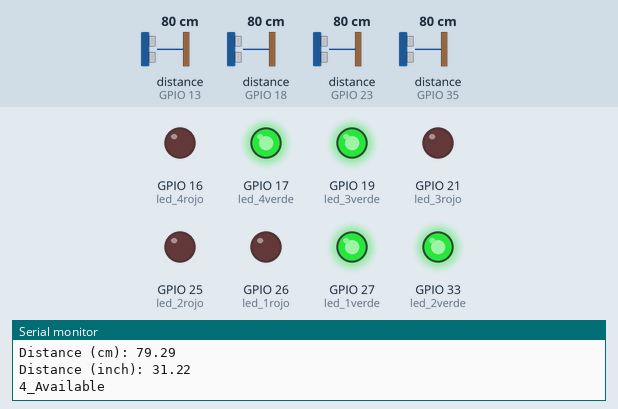
Recording of a sketch running on a simulated ESP32. Shown: output pins drawn as LEDs (lit = HIGH), the last lines printed to the serial monitor. Wiring (inferred from the names in the program): 4 × ultrasonic range finder: trigger GPIO 5, echo GPIO 18 / trigger GPIO 14, echo GPIO 13 / trigger GPIO 22, echo GPIO 23 / trigger GPIO 32, echo GPIO 35. The test bench sets the inputs (shaded band); at power-on: distance to the obstacle (sensors on GPIO 13, GPIO 18, GPIO 23, GPIO 35) 80 cm. The echo pulse lasts 58.3 µs per cm; WiFi joins after 1.5 s; servers stay silent unless stated; pins used as bus, display or sensor lines are not drawn.

Above: at 2.7 s.
2.8 s: distance to the obstacle (sensor on GPIO 13) set to 12 cm
5.0 s: distance to the obstacle (sensor on GPIO 13) set to 9 cm
At 7.6 s:
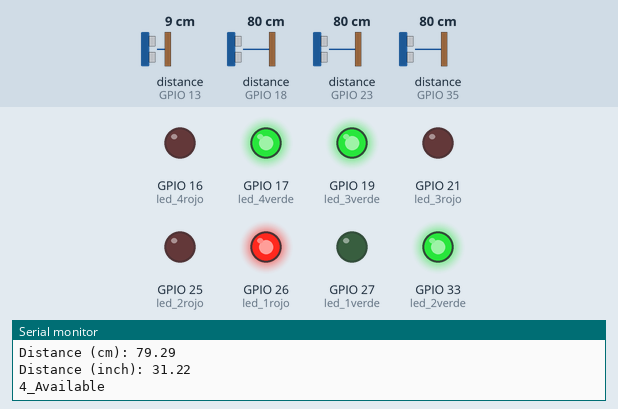
8.0 s: distance to the obstacle (sensor on GPIO 18) set to 12 cm
10.2 s: distance to the obstacle (sensor on GPIO 18) set to 9 cm
At 12.9 s:
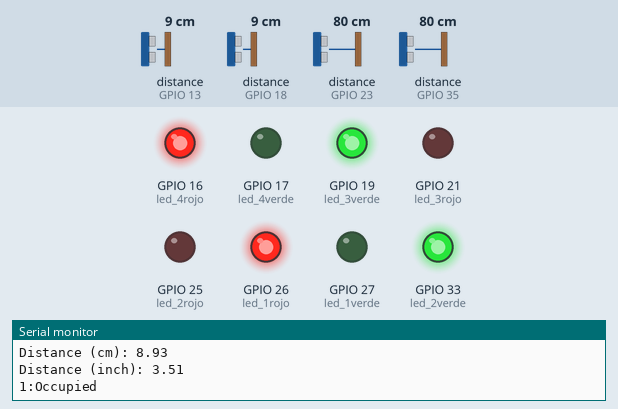
13.3 s: distance to the obstacle (sensor on GPIO 23) set to 12 cm
16.0 s: distance to the obstacle (sensor on GPIO 23) set to 9 cm
At 17.1 s:
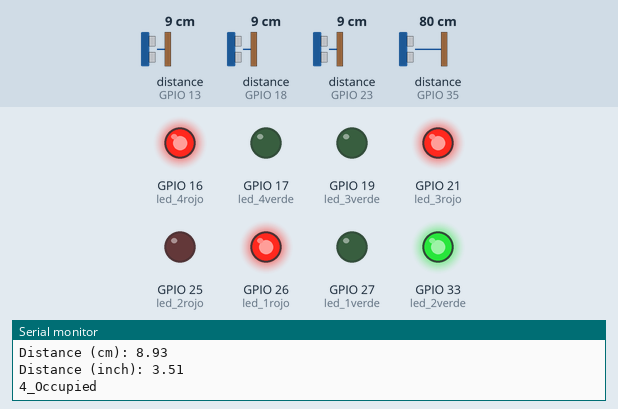
Timing chart, 0 to 19.0 s (numbered marks = the images above; inputs shaded):
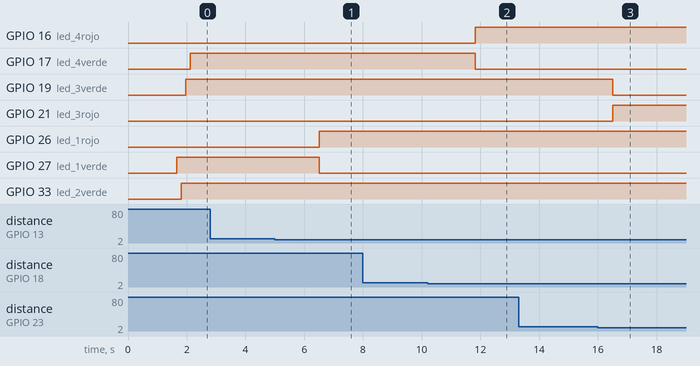

Measured:
- the behaviour switches between 11 and 10 cm on distance to the obstacle (sensor on GPIO 13) (found by bisection; images 0 and 1)
- the behaviour switches between 11 and 10 cm on distance to the obstacle (sensor on GPIO 18) (found by bisection; images 1 and 2)
- the behaviour switches between 11 and 10 cm on distance to the obstacle (sensor on GPIO 23) (found by bisection; images 2 and 3)
- after the input at 5.0 s, GPIO 26 (led_1rojo): LOW → HIGH after 1.5 s; GPIO 27 (led_1verde): HIGH → LOW after 1.5 s
- after the input at 10.2 s, GPIO 16 (led_4rojo): LOW → HIGH after 1.6 s; GPIO 17 (led_4verde): HIGH → LOW after 1.6 s
- after the input at 16.0 s, GPIO 19 (led_3verde): HIGH → LOW after 0.50 s; GPIO 21 (led_3rojo): LOW → HIGH after 0.50 s

The sketch:

espacios_parqueo2.ino
```cpp
#include "FirebaseESP32.h"

//#include <ESP8266WiFi.h>   //node mcu
//#include <WiFi.h>

//#include "time.h"


//Firebase settings
 #define project "parkiate-ki-default-rtdb.firebaseio.com"
#define secret "zofO8ckeIRWjFSqMT92wgNcPCUgXfkyyICunMnKH"

#define ssid "Le Sserafim"
#define password "579!!Oo296"


FirebaseData data_park;

//para el timestamp

//const char* ntpServer = "pool.ntp.org";

//const long  gmtOffset_sec = 21600;
//const int   daylightOffset_sec = 3600;


//Espacio1
const int trigPin1 = 14;
const int echoPin1 = 13;
const int led_1verde= 27;
const int led_1rojo = 26;


//Espacio2

const int trigPin2 = 32;
const int echoPin2 = 35;
const int led_2verde= 33;
const int led_2rojo = 25;


const int trigPin4= 5;
const int echoPin4 = 18;
const int led_4verde= 17;
const int led_4rojo = 16;


const int trigPin3 = 22;
const int echoPin3 = 23;
const int led_3verde= 19;
const int led_3rojo = 21;


/*
const int trigPin5= 26;
const int echoPin5 = 27;
const int led_5verde= 17;
const int led_5rojo = 16;
*/
/*

{

        "-N-z1WyD84Z1_hHh4nkQ": {

        },
        "-N02aeTREkypDcfEQ8Ch": {

        },
        "-N02alg3lI1WRKBLKyWt": {

        },
        "-N02bNZNPsszn9wekk32": {

        },
        "-N02bSTo1QKk2_q4nAl5": {

        }
    }
}


*/


//Peticion /Parking_Status/id_parqueo/id_slot/estado
//Ejemplo:/Parking_Status/-Mq73KmXyn-fx7tlnIQn/-N-t_vx07IoxzsBpIURf/estado


//Id del parqueo

const String id_parqueo="-Mq73KmXyn-fx7tlnIQn";


// Id de los slots

String id1= "-N3jbyztY7Oj5jN2n2VH";

String id2="-N44V9outt8hMouQmcE0";

String id3 = "-N44VCx6q9VhFqdxawOW";

String id4= "-N44VD-b5Q8RrI-efoHd";

String id5= "-N3jbyztY7Oj5jN2n2VH";

// Rutas para cambiar el valor   : /Parking_Status/parqueo1/p1

String doc1= "/Parking_Status/"+id_parqueo+"/"+id1+"/estado";

String doc2= "/Parking_Status/"+id_parqueo+"/"+id2+"/estado";

String doc3= "/Parking_Status/"+id_parqueo+"/"+id3+"/estado";

String doc4= "/Parking_Status/"+id_parqueo+"/"+id4+"/estado";

//String doc5= "/Parking_Status/"+id_parqueo+"/"+id5+"/estado";


//define sound velocity in cm/uS
#define SOUND_VELOCITY 0.034
#define CM_TO_INCH 0.393701

long duration1;
float distanceCm1;
float distanceInch1;


long duration2;
float distanceCm2;
float distanceInch2;

long duration3;
float distanceCm3;
float distanceInch3;

long duration4;
float distanceCm4;
float distanceInch4;


long duration5;
float distanceCm5;
float distanceInch5;

int timestamp;


/*4444444444444444444444444
bool 1pasodelibreacupado=false;
bool 2pasodelibreacupado=false;
bool 3pasodelibreacupado=false;
bool 4pasodelibreacupado=false;
*/


/*
unsigned long getTime() {
  time_t now;
  struct tm timeinfo;
  if (!getLocalTime(&timeinfo)) {
    //Serial.println("Failed to obtain time");
    return(0);
  }
  time(&now);
  return now;
}*/

void setup() {

  // Init and get the time


  Serial.begin(115200); // Starts the serial communication

  //  configTime(0, 0, ntpServer);


  pinMode(trigPin1, OUTPUT); // Sets the trigPin as an Output
  pinMode(echoPin1, INPUT); // Sets the echoPin as an Input

    pinMode(led_1verde, OUTPUT); // Sets the echoPin as an Input
  pinMode(led_1rojo, OUTPUT); // Sets the echoPin as an Input


    pinMode(trigPin2, OUTPUT); // Sets the trigPin as an Output
  pinMode(echoPin2, INPUT); // Sets the echoPin as an Input

    pinMode(led_2verde, OUTPUT); // Sets the echoPin as an Input
  pinMode(led_2rojo, OUTPUT); // Sets the echoPin as an Input

      pinMode(led_3verde, OUTPUT); // Sets the echoPin as an Input
  pinMode(led_3rojo, OUTPUT);

    pinMode(led_4verde, OUTPUT); // Sets the echoPin as an Input
  pinMode(led_4rojo, OUTPUT);

  //    pinMode(led_5verde, OUTPUT); // Sets the echoPin as an Input
  //pinMode(led_5rojo, OUTPUT);


    pinMode(trigPin3, OUTPUT); // Sets the trigPin as an Output
  pinMode(echoPin3, INPUT);

      pinMode(trigPin4, OUTPUT); // Sets the trigPin as an Output
  pinMode(echoPin4, INPUT);

   //   pinMode(trigPin5, OUTPUT); // Sets the trigPin as an Output
  //pinMode(echoPin5, INPUT);


   WiFi.begin(ssid,password);
  while(WiFi.status() != WL_CONNECTED)
  {
    delay(100);
    Serial.print(".");
  }

  Firebase.begin(project,secret);

}

void loop() {


//   timestamp = getTime();
  //  Serial.print ("time: ");
  //  Serial.println (timestamp);


  // Clears the trigPin
  digitalWrite(trigPin1, LOW);
  delayMicroseconds(2);
  // Sets the trigPin on HIGH state for 10 micro seconds
  digitalWrite(trigPin1, HIGH);
  delayMicroseconds(10);
  digitalWrite(trigPin1, LOW);

  // Reads the echoPin, returns the sound wave travel time in microseconds
  duration1 = pulseIn(echoPin1, HIGH);

  // Calculate the distance
  distanceCm1 = duration1 * SOUND_VELOCITY/2;

  // Convert to inches
  distanceInch1 = distanceCm1 * CM_TO_INCH;

  // Prints the distance on the Serial Monitor
  Serial.print("Distance (cm): ");
  Serial.println(distanceCm1);
  Serial.print("Distance (inch): ");
  Serial.println(distanceInch1);

      //Firebase.setFloat("distance", distancecm);

          //Firebase.setFloat(data_park,"/Parking_Status/espacio1", distanceCm );  // send string to firebase


    if (distanceCm1 < 10) {                      //if distance is less than 6cm then on led
        Serial.println("1:Occupied ");
                  Firebase.setBool(data_park,doc1, false );  // send bool to firebase
                                    digitalWrite(led_1verde,LOW);

                                                      digitalWrite(led_1rojo,HIGH);


  }

    if (distanceCm1 > 10){                     //if distance is greater than 6cm then off led
        Serial.println("1:Available ");

                  Firebase.setBool(data_park,doc1, true );  // send bool to firebase

                    digitalWrite(led_1verde,HIGH);

                                                      digitalWrite(led_1rojo,LOW);

  }


    digitalWrite(trigPin2, LOW);
  delayMicroseconds(2);
  // Sets the trigPin on HIGH state for 10 micro seconds
  digitalWrite(trigPin2, HIGH);
  delayMicroseconds(10);
  digitalWrite(trigPin2, LOW);

  // Reads the echoPin, returns the sound wave travel time in microseconds
  duration2 = pulseIn(echoPin2, HIGH);

  // Calculate the distance
  distanceCm2 = duration2 * SOUND_VELOCITY/2;

  // Convert to inches
  distanceInch2 = distanceCm2 * CM_TO_INCH;

  // Prints the distance on the Serial Monitor
  Serial.print("Distance (cm): ");
  Serial.println(distanceCm2);
  Serial.print("Distance (inch): ");
  Serial.println(distanceInch2);

      //Firebase.setFloat("distance", distancecm);

          //Firebase.setFloat(data_park,doc2, distanceCm );  // send bool to firebase


    if (distanceCm2 < 10) {                      //if distance is less than 6cm then on led
        Serial.println("2_Occupied ");
                  Firebase.setBool(data_park,doc2, false );  // send bool to firebase


                       digitalWrite(led_2verde,LOW);

                                                      digitalWrite(led_2rojo,HIGH);


  }

   if (distanceCm2 > 10) {                        //if distance is greater than 6cm then off led
        Serial.println("2_Available ");

                  Firebase.setBool(data_park,doc2, true );  // send bool to firebase


                                                         digitalWrite(led_2verde,HIGH);

                                                      digitalWrite(led_2rojo,LOW);

  }


 // delay(1000);


    digitalWrite(trigPin3, LOW);
  delayMicroseconds(2);
  // Sets the trigPin on HIGH state for 10 micro seconds
  digitalWrite(trigPin3, HIGH);
  delayMicroseconds(10);
  digitalWrite(trigPin3, LOW);

  // Reads the echoPin, returns the sound wave travel time in microseconds
  duration3 = pulseIn(echoPin3, HIGH);

  // Calculate the distance
  distanceCm3 = duration3 * SOUND_VELOCITY/2;

  // Convert to inches
  distanceInch3 = distanceCm3 * CM_TO_INCH;

  // Prints the distance on the Serial Monitor
  Serial.print("Distance (cm): ");
  Serial.println(distanceCm3);
  Serial.print("Distance (inch): ");
  Serial.println(distanceInch3);

      //Firebase.setFloat("distance", distancecm);

          //Firebase.setFloat(data_park,doc2, distanceCm );  // send bool to firebase


    if (distanceCm3 < 10) {                      //if distance is less than 6cm then on led
        Serial.println("3_Occupied ");
                  Firebase.setBool(data_park,doc3, false );  // send bool to firebase


    digitalWrite(led_3verde,LOW);

                                                      digitalWrite(led_3rojo,HIGH);


  }

   if (distanceCm3 > 10) {                        //if distance is greater than 6cm then off led
        Serial.println("3_Available ");

                  Firebase.setBool(data_park,doc3, true );  // send bool to firebase


                                                        digitalWrite(led_3verde,HIGH);

                                                      digitalWrite(led_3rojo,LOW);

  }


  digitalWrite(trigPin4, LOW);
  delayMicroseconds(2);
  // Sets the trigPin on HIGH state for 10 micro seconds
  digitalWrite(trigPin4, HIGH);
  delayMicroseconds(10);
  digitalWrite(trigPin4, LOW);

  // Reads the echoPin, returns the sound wave travel time in microseconds
  duration4 = pulseIn(echoPin4, HIGH);

  // Calculate the distance
  distanceCm4 = duration4 * SOUND_VELOCITY/2;

  // Convert to inches
  distanceInch4 = distanceCm4 * CM_TO_INCH;

  // Prints the distance on the Serial Monitor
  Serial.print("Distance (cm): ");
  Serial.println(distanceCm4);
  Serial.print("Distance (inch): ");
  Serial.println(distanceInch4);

      //Firebase.setFloat("distance", distancecm);

          //Firebase.setFloat(data_park,doc2, distanceCm );  // send bool to firebase


    if (distanceCm4 < 10) {                      //if distance is less than 6cm then on led
        Serial.println("4_Occupied ");
                  Firebase.setBool(data_park,doc4, false );  // send bool to firebase
                     digitalWrite(led_4rojo,HIGH);

                                                      digitalWrite(led_4verde,LOW);


  }

 if (distanceCm4 > 10) {                        //if distance is greater than 6cm then off led
        Serial.println("4_Available ");

                  Firebase.setBool(data_park,doc4, true );  // send bool to firebase


                                                           digitalWrite(led_4verde,HIGH);

                                                      digitalWrite(led_4rojo,LOW);

  }


  /*digitalWrite(trigPin5, LOW);
  delayMicroseconds(2);
  // Sets the trigPin on HIGH state for 10 micro seconds
  digitalWrite(trigPin5, HIGH);
  delayMicroseconds(10);
  digitalWrite(trigPin5, LOW);

  // Reads the echoPin, returns the sound wave travel time in microseconds
  duration5 = pulseIn(echoPin5, HIGH);

  // Calculate the distance
  distanceCm5 = duration5 * SOUND_VELOCITY/2;

  // Convert to inches
  distanceInch5 = distanceCm5 * CM_TO_INCH;

  // Prints the distance on the Serial Monitor
  Serial.print("Distance (cm): ");
  Serial.println(distanceCm5);
  Serial.print("Distance (inch): ");
  Serial.println(distanceInch5);

      //Firebase.setFloat("distance", distancecm);

          //Firebase.setFloat(data_park,doc2, distanceCm );  // send bool to firebase


    if (distanceCm5 < 10) {                      //if distance is less than 6cm then on led
        Serial.println("5_Occupied ");
                  Firebase.setBool(data_park,doc5, false );  // send bool to firebase
                  digitalWrite(led_5verde,HIGH);

                                                      digitalWrite(led_5rojo,LOW);

  }

  if (distanceCm5 > 10) {                        //if distance is greater than 6cm then off led
        Serial.println("5_Available ");

                  Firebase.setBool(data_park,doc5, true );  // send bool to firebase

                   digitalWrite(led_5verde,LOW);

                                                      digitalWrite(led_5rojo,HIGH);

  }


  */
  delay(1000);


}

void printLocalTime(){
  struct tm timeinfo;
  if(!getLocalTime(&timeinfo)){
    Serial.println("Failed to obtain time");
    return;
  }
  Serial.println(&timeinfo, "%A, %B %d %Y %H:%M:%S");
  Serial.print("Day of week: ");
  Serial.println(&timeinfo, "%A");
  Serial.print("Month: ");
  Serial.println(&timeinfo, "%B");
  Serial.print("Day of Month: ");
  Serial.println(&timeinfo, "%d");
  Serial.print("Year: ");
  Serial.println(&timeinfo, "%Y");
  Serial.print("Hour: ");
  Serial.println(&timeinfo, "%H");
  Serial.print("Hour (12 hour format): ");
  Serial.println(&timeinfo, "%I");
  Serial.print("Minute: ");
  Serial.println(&timeinfo, "%M");
  Serial.print("Second: ");
  Serial.println(&timeinfo, "%S");

  Serial.println("Time variables");
  char timeHour[3];
  strftime(timeHour,3, "%H", &timeinfo);
  Serial.println(timeHour);
  char timeWeekDay[10];
  strftime(timeWeekDay,10, "%A", &timeinfo);
  Serial.println(timeWeekDay);
  Serial.println();
}


/*
//#include <LiquidCrystal.h>


#include "FirebaseESP8266.h"
#include <ESP8266WiFi.h>

#include <Servo.h>
#include <LiquidCrystal_I2C.h>
#include <Wire.h>


#define FIREBASE_HOST "parkiate-ki-default-rtdb.firebaseio.com"                 // the project name address from firebase id
#define FIREBASE_AUTH "zofO8ckeIRWjFSqMT92wgNcPCUgXfkyyICunMnKH"            // the secret key generated from firebase

#define WIFI_SSID "hEzt@ es m1 rhed (es jaker))"                                             // input your home or public wifi name
#define WIFI_PASSWORD "579!!Oo296"                                    //password for Wifi
String Available = "";                                                  //availability string
String fireAvailable = "";


LiquidCrystal_I2C lcd(0x27, 16, 2);         //i2c display address 27 and 16x2 lcd display
Servo myservo;                          //servo as gate
Servo myservos;                               //servo as gate
int Empty;                            //available space integer
int allSpace = 90;
int countYes = 0;
int carEnter = D0;                      // entry sensor
int carExited = D4;                   //exi sensor
int TRIG = D7;                  //ultrasonic trig  pin
int ECHO = D8;                // ultrasonic echo pin
int led = D3;                 // spot occupancy signal
int pos;
int pos1;

long duration, distance;

FirebaseData ldr_data;


void setup() {
  delay(1000);
  Serial.begin (115200);     // serial debugging
  Wire.begin(D2, D1);       // i2c start
  myservo.attach(D6);      // servo pin to D6
  myservos.attach(D5);       // servo pin to D5
  pinMode(TRIG, OUTPUT);      // trig pin as output
  pinMode(ECHO, INPUT);         // echo pin as input
  pinMode(led, OUTPUT);         // spot indication
  pinMode(carExited, INPUT);    // ir as input
  pinMode(carEnter, INPUT);     // ir as input

  WiFi.begin(WIFI_SSID, WIFI_PASSWORD);                                     //try to connect with wifi
  Serial.print("Connecting to ");
  Serial.print(WIFI_SSID);                          // display ssid
  while (WiFi.status() != WL_CONNECTED) {
    Serial.print(".");                          // if not connected print this
    delay(500);
  }
  Serial.println();
  Serial.print("Connected to ");
  Serial.println(WIFI_SSID);
  Serial.print("IP Address is : ");
  Serial.println(WiFi.localIP());                                            //print local IP address
  Firebase.begin(FIREBASE_HOST, FIREBASE_AUTH);        // begin firebase authentication

  lcd.begin(16,2);                           //begin lcd
  lcd.home();
  lcd.setCursor(0, 0);                      // 0th row and 0thh column
  lcd.print("Smart Parking");
}

void loop() {

  digitalWrite(TRIG, LOW);         // make trig pin low
  delayMicroseconds(2);
  digitalWrite(TRIG, HIGH);        // make trig pin high
  delayMicroseconds(10);
  digitalWrite(TRIG, LOW);
  duration = pulseIn(ECHO, HIGH);
  distance = (duration / 2) / 29.1;      // take distance in cm

    Serial.print("Centi meter: ");
    Serial.println(distance);

  int carEntry = digitalRead(carEnter);      // read ir input
  if (carEntry == HIGH) {                     // if high then count and send data
    countYes++;                             //increment count
    Serial.print("Car Entered = " ); Serial.println(countYes );
    lcd.setCursor(0, 1);
    lcd.print("Car Entered");
    for (pos = 140; pos >= 45; pos -= 1) {        // change servo position
      myservos.write(pos);
      delay(5);
    }
    delay(2000);

    for (pos = 45; pos <= 140; pos += 1) {       // change servo position
      // in steps of 1 degree
      myservos.write(pos);
      delay(5);
    }

    Firebase.pushString(ldr_data,"/Parking Status/",fireAvailable );    // send string to firebase
    lcd.clear();
  }
  int carExit = digitalRead(carExited);              //read exit ir sensor
  if (carExit == HIGH) {                            //if high then count and send
    countYes--;                                    //decrement count
    Serial.print("Car Exited = " ); Serial.println(countYes);
    lcd.setCursor(0, 1);
    lcd.print("Car Exited");
    for (pos1 = 140; pos1 >= 45; pos1 -= 1) {         // change servo position
      myservo.write(pos1);
      delay(5);
    }
    delay(2000);

    for (pos1 = 45; pos1 <= 140; pos1 += 1) {            // change servo position
      // in steps of 1 degree
      myservo.write(pos1);
      delay(5);
    }
    Firebase.pushString(ldr_data,"/Parking Status/", fireAvailable );  // send string to firebase
    lcd.clear();
  }
  if (distance < 6) {                      //if distance is less than 6cm then on led
        Serial.println("Occupied ");
    digitalWrite(led, HIGH);
  }

  if (distance > 6) {                        //if distance is greater than 6cm then off led
        Serial.println("Available ");
    digitalWrite(led, LOW);
  }

  Empty = allSpace - countYes;         //calculate available data

  Available = String("Available= ") + String(Empty) + String("/") + String(allSpace);       // convert the int to string
  fireAvailable = String("Available=") + String(Empty) + String("/") + String(allSpace);

  lcd.setCursor(0, 0);
  lcd.print(Available);                 //print available data to lcd

}


*/


/*

FirebaseData ldr_data;

#define project "parkiate-ki-default-rtdb.firebaseio.com"
#define secret "zofO8ckeIRWjFSqMT92wgNcPCUgXfkyyICunMnKH"

#define ssid "hEzt@ es m1 rhed (es jaker))"
#define password "579!!Oo296"

void setup()
{
  Serial.begin(115200);

  WiFi.begin(ssid,password);
  while(WiFi.status() != WL_CONNECTED)
  {
    delay(100);
    Serial.print(".");
  }

  Firebase.begin(project,secret);
}

void loop(){
  Serial.println("Firebase Connected");

  int value = analogRead(A0);
  Serial.println(value);
  Firebase.setString(ldr_data,"/LDR/LDR",value);

   // Firebase.pushString(ldr_data,"/LDR/LDR",value);

}


*/


/*
#define username "internet_of_things"
#define password "1234567890"

ESP8266WebServer server;

String ledwebpage="<html><head><title> My first Webpage </title></head><body style=\"background-color:green\"><center><h1> IoT Led control </h1></center><form><center><button style=\"font-size:60\" type=\"submit\" value=\"0\" name=\"state\"> Led On </button><button style=\"font-size:60\" type=\"submit\" value=\"1\" name=\"state\"> Led Off </button></center></form></body></html>";

void setup()
{
  Serial.begin(115200);
  pinMode(16,OUTPUT);
  WiFi.softAP(username,password);
  Serial.println(WiFi.softAPIP());
  server.begin();
  server.on("/led",Led);
}

void loop()
{
  server.handleClient();
}

void Led()
{
  server.send(200,"text/html",ledwebpage);

  if((server.arg("state")=="0"))
  {
    digitalWrite(16,LOW);
  }
  else
  {
    digitalWrite(16,HIGH);
  }
}
*/


/*

void setup()
{
  pinMode(16,OUTPUT);            // Make pin 16 as an output pin
  Serial.begin(115200);          // Start the serial Communication
}

void loop()
{
  digitalWrite(16,LOW);         //Make pin 16 low to turn on the Led
  Serial.println("Led on");     // Print "led on" on the serial Monitor
}*/
```
